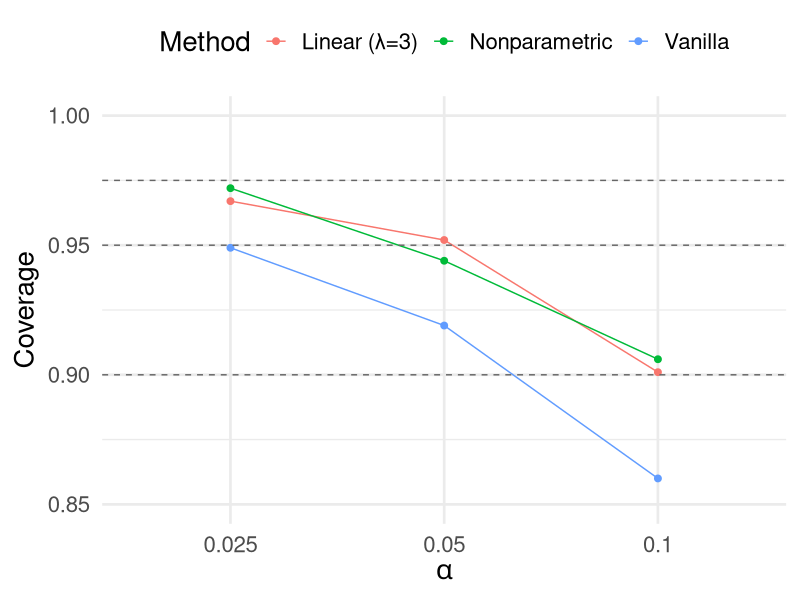
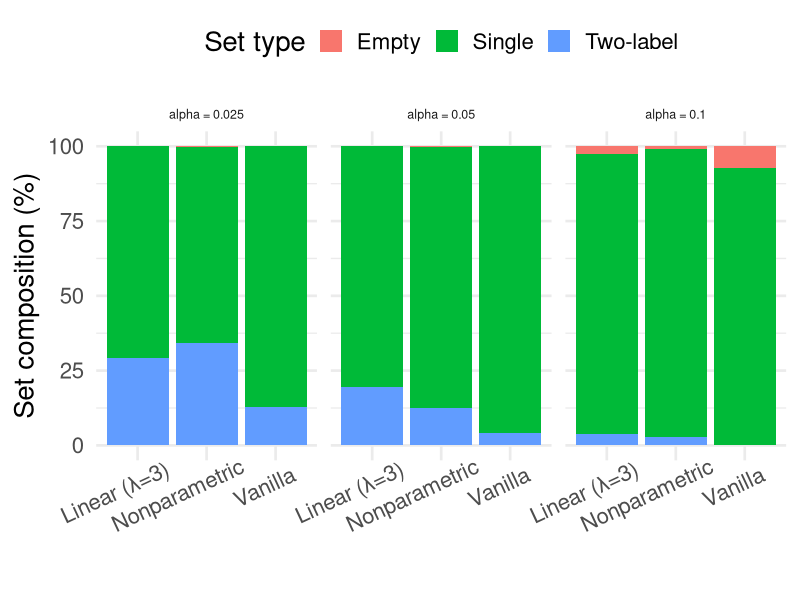

The R source for these figures, in order:
## ---- chunk 1
#| echo: false
library(readr)
library(dplyr)
library(tidyr)
library(ggplot2)
library(kableExtra)

# used for ablation plots/tables in the thesis
ablation_summary <- read_csv("data/ablation_summary.csv")
## ---- chunk 2
#| label: tbl-ensemble-performance
#| echo: false
#| warning: false
#| tbl-cap: "Pixel-wise performance of the ensemble and individual segmentation models on the 2022 evaluation points."
#| results: asis

ensemble_tbl <- data.frame(
  TrainingYear = c("N/A",
  "2021", "2021", "2021",
  "2018–2021", "2018–2021", "2018–2021"),
  Model = c("Ensemble",
  "U-Net", "SAM LoRA", "DeepLab",
  "U-Net", "SAM LoRA", "DeepLab"),
  Precision = c(0.9046,
  0.82, 0.82, 0.88,
  0.88, 0.81, 0.88),
  Recall = c(0.8688,
  0.89, 0.89, 0.80,
  0.78, 0.80, 0.89),
  F_Score = c(0.8864,
  0.86, 0.85, 0.84,
  0.83, 0.81, 0.86),
  Accuracy = c(0.9100,
  0.88, 0.87, 0.88,
  0.87, 0.84, 0.89)
)

colnames(ensemble_tbl) <- c("Training Year", "Model", "Precision",
                            "Recall", "F Score", "Accuracy")

ensemble_tbl |>
  knitr::kable(digits = 3, align = "c") |>
  kable_styling(
    font_size = 30,     
    full_width = FALSE
  )
## ---- chunk 3
#| label: tbl-id-lambda
#| echo: false
#| warning: false
#| tbl-cap: 'In-distribution (2021 test) coverage and set composition for vanilla CP, linear variance-normalized scores across ($\lambda$), and the nonparametric normalizer at $\alpha = 0.1$.'
#| results: asis

id_lambda_tbl <- data.frame(
  Method      = c("Vanilla",
  "Linear (λ = 0.5)",
  "Linear (λ = 1.0)",
  "Linear (λ = 2.0)",
  "Linear (λ = 3.0)",
  "Linear (λ = 4.0)",
  "Nonparametric"),
  qhat        = c(0.3169, 0.2975, 0.2810, 0.2540, 0.2332, 0.2163, 1.5115),
  Coverage    = c(0.900, 0.900, 0.900, 0.900, 0.900, 0.900, 0.900),
  Pct_single  = c(93.9, 93.9, 93.9, 93.9, 93.8, 93.7, 94.5),
  Pct_empty   = c(6.1, 6.1, 6.1, 6.1, 6.0, 6.1, 4.5),
  Pct_two     = c(0.0, 0.0, 0.0, 0.0, 0.1, 0.2, 1.0)
)

colnames(id_lambda_tbl) <- c("Method", "q-hat",
  "Coverage", "% singletons",
  "% empty", "% two-label")
  
  id_lambda_tbl |>
  knitr::kable(digits = 3) |> 
  kable_styling(
    font_size = 30,     
    full_width = FALSE
  )
## ---- chunk 4
#| label: tbl-ood-lambda
#| echo: false
#| warning: false
#| tbl-cap: 'Temporal OOD (2022) global coverage and set composition for vanilla CP and linear variance-normalized scores across $\lambda$ at $\alpha = 0.1$.'
#| results: asis

ood_lambda_tbl <- data.frame(
Method      = c("Vanilla",
"Linear (λ = 0.5)",
"Linear (λ = 1.0)",
"Linear (λ = 2.0)",
"Linear (λ = 3.0)",
"Linear (λ = 4.0)"),
Coverage    = c(0.860, 0.867, 0.871, 0.891, 0.901, 0.908),
Pct_single  = c(92.7, 94.4, 95.4, 95.6, 93.8, 92.4),
Pct_empty   = c(7.3, 5.6, 4.5, 3.0, 2.5, 2.1),
Pct_two     = c(0.0, 0.0, 0.1, 1.4, 3.7, 5.5)
)

colnames(ood_lambda_tbl) <- c("Method", "Coverage",
"% singletons", "% empty", "% two-label")

ood_lambda_tbl |>
knitr::kable(digits = 3) |> 
  kable_styling(
  font_size = 30,     
  full_width = FALSE
)
## ---- chunk 5
#| label: tbl-ood-het
#| echo: false
#| warning: false
#| tbl-cap: 'Temporal OOD (2022) global coverage and set composition for Vanilla CP, Linear normalization $(\lambda = 3)$, and the Nonparametric normalizer at $\alpha = 0.1$.'
#| results: asis

ood_unified_tbl <- data.frame(
Method              = c("Vanilla",
"Linear (λ = 3.0)",
"Nonparametric"),
EstimatedThreshold  = c(0.31691, 0.2332, 1.51146),
OverallCoverage     = c(0.860, 0.901, 0.906),
PctSingleton        = c(92.7, 93.8, 96.4),
PctEmpty            = c(7.3, 2.5, 0.8),
PctTwoLabel         = c(0.0, 3.7, 2.8)
)

colnames(ood_unified_tbl) <- c("Method",
"q-hat",
"Coverage",
"% singletons",
"% empty",
"% two-label")

ood_unified_tbl |>
knitr::kable(digits = 3) |> 
  kable_styling(
  font_size = 30,     
  full_width = FALSE
)
## ---- chunk 6
#| label: tbl-class-cond-2022
#| echo: false
#| warning: false
#| tbl-cap: 'Per-class coverage on 2022 OOD points at $\alpha = 0.1$ for vanilla CP, linear normalization $(\lambda = 3)$, and the nonparametric normalizer.'

class_cond_tbl <- data.frame(
Method      = c("Vanilla",
"Linear (λ = 3.0)",
"Nonparametric"),
Coverage_bg = c(0.914, 0.943, 0.946),
Coverage_eg = c(0.780, 0.839, 0.847),
Diff = c(0.134, 0.104, 0.099)
)

colnames(class_cond_tbl) <- c("Method",
"Coverage (background)",
"Coverage (eelgrass)",
"Difference")

class_cond_tbl |>
knitr::kable(digits = 3) |> 
  kable_styling(
  font_size = 30,     
  full_width = FALSE
)
## ---- chunk 7
#| label: tbl-spatial-diagnostics
#| echo: false
#| warning: false
#| tbl-cap: "Spatial robustness diagnostics on 2022 OOD points."
#| results: asis

spatial_tbl <- data.frame(
  Method               = c("Vanilla", "Linear (λ = 3.0)", "Nonparametric"),
  BlockCoverageSD      = c(0.0494, 0.0401, 0.0357),
  CorMeanVarCoverage_r = c(-0.622, -0.416, -0.206),
  CorMeanVarCoverage_p = c(0.0546, 0.2314, 0.5689)
)

colnames(spatial_tbl) <- c("Method", "SD", "Correlation r", "p-value")

spatial_tbl |>
  knitr::kable(digits = 3, align = "c") |>
  kable_styling(full_width = FALSE, font_size = 20)
## ---- chunk 8
#| label: tbl-ablation-2022
#| echo: false
#| warning: false
#| message: false
#| tbl-cap: 'Coverage and set composition on 2022 OOD points across $\alpha \in \{0.10, 0.05, 0.025\}$.'

ablation_2022_tbl <- ablation_summary |>
  filter(domain == "2022_OOD") |>
  arrange(alpha, method) |>
  transmute(
    alpha,
    Method    = method,
    Coverage  = coverage_overall,
    Empty     = 100 * pct_empty,
    Single    = 100 * pct_single,
    Two_label = 100 * pct_two
  )

# row ranges for each alpha group
group_info <- ablation_2022_tbl |>
  mutate(row_id = row_number()) |>
  group_by(alpha) |>
  summarise(
    start = min(row_id),
    end   = max(row_id),
    .groups = "drop"
  )

# table body without the alpha column
tbl_body <- ablation_2022_tbl |>
  select(-alpha)

tab <- tbl_body |>
  knitr::kable(
    digits = c(3, 3, 1, 1, 1),
    col.names = c(
      "Method",
      "Coverage",
      "Empty (%)",
      "Single (%)",
      "Two-label (%)"
    ),
    booktabs = TRUE
  ) |>
  kable_styling(full_width = FALSE, font_size = 20)

# add “Alpha = ...” subsections
for (i in seq_len(nrow(group_info))) {
  tab <- tab |>
    group_rows(
      paste0("α = ", group_info$alpha[i]),
      group_info$start[i],
      group_info$end[i]
    )
}

tab
## ---- chunk 9
#| label: fig-ablation-coverage-2022
#| echo: false
#| warning: false
#| out-width: "100%"
#| fig-width: 9
#| fig-height: 6
#| fig-cap: 'Coverage across $\alpha \in \{0.1, 0.05, 0.025\}$. Dashed line shows the target coverage 1 - α.'

ablation_2022 <- ablation_summary |>
  filter(domain == "2022_OOD")

gg_coverage <- ggplot(
  ablation_2022,
  aes(x = factor(alpha),
      y = coverage_overall,
      color = method,
      group = method)
) +
  geom_point(size = 2) +
  geom_line() +
  # target line(s): 1 - alpha
  geom_hline(
    data = distinct(ablation_2022, alpha, target_cov),
    aes(yintercept = target_cov),
    linetype = "dashed",
    color   = "grey40"
  ) +
  labs(
    x = expression(alpha),
    y = "Coverage",
    color = "Method"
  ) +
  coord_cartesian(ylim = c(0.85, 1)) +
  theme_minimal(base_size = 20) +
  theme(
    legend.position = "top"
  )

gg_coverage
## ---- chunk 10
#| label: fig-ablation-setcomp-2022
#| echo: false
#| warning: false
#| out-width: "100%"
#| fig-width: 9
#| fig-height: 6
#| fig-cap: 'Set composition (empty, single, two-label) across $\alpha \in \{0.1, 0.05, 0.025\}$.'

setcomp_2022 <- ablation_summary |>
  filter(domain == "2022_OOD") |>
  select(method, alpha, pct_empty, pct_single, pct_two) |>
  pivot_longer(
    cols = starts_with("pct_"),
    names_to = "SetType",
    values_to = "Pct"
  ) |>
  mutate(
    SetType = recode(
      SetType,
      pct_empty  = "Empty",
      pct_single = "Single",
      pct_two    = "Two-label"
    ),
    Pct   = 100 * Pct,
    alpha = factor(alpha)   # keep alphas ordered but treat as factor for faceting
  )

gg_setcomp <- ggplot(
  setcomp_2022,
  aes(x = method, y = Pct, fill = SetType)
) +
  geom_col(position = "stack") +
  facet_wrap(
    ~ alpha,
    nrow = 1,
    labeller = labeller(alpha = function(x) paste0("alpha = ", x))
  ) +
  labs(
    x = "",
    y = "Set composition (%)",
    fill = "Set type"
  ) +
  theme_minimal(base_size = 20) +
  theme(
    axis.text.x = element_text(angle = 25, hjust = 0.75),
    strip.text  = element_text(size = 9)
  )+
  theme(
    legend.position = "top"
  )

gg_setcomp
